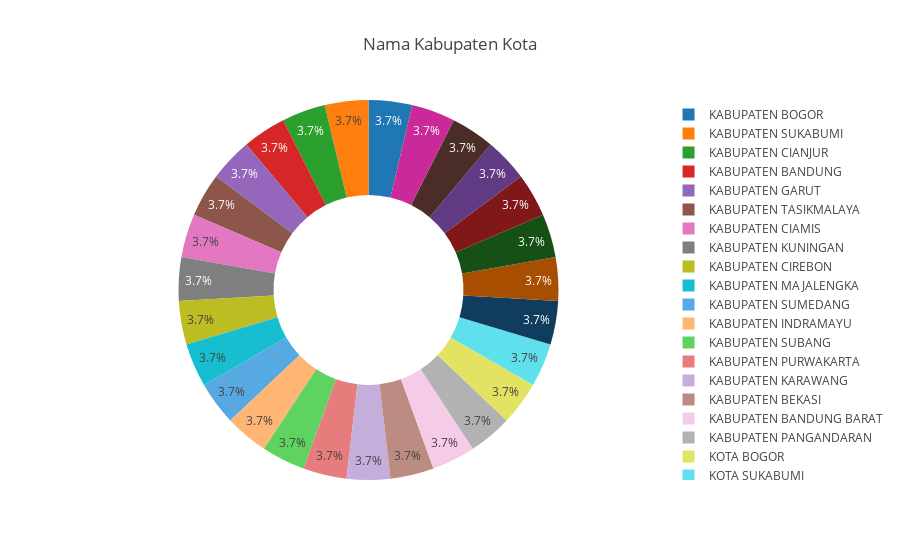

Source (notebook cell):
### Markdown cell above
### **Berapa persen frekuensi kemunculan Nama Kabupaten dan kota dalam data?**

### Code cell
bivariate_visualization_pie(
    data=data,
    names='nama_kabupaten_kota',
    title='Nama Kabupaten Kota',
    hole=0.5
)

### Figure 1 — Plotly figure (JSON) as saved in the notebook; plotly's stock layout.template omitted (floating-point values rounded to 4 significant figures; data arrays with more than 128 entries replaced by an {"elided": "..."} marker saying what was removed)
{"data": [{"domain": {"x": [0, 1], "y": [0, 1]}, "hole": 0.5, "hovertemplate": "nama_kabupaten_kota=%{label}<extra></extra>", "labels": {"elided": "405 str values"}, "legendgroup": "", "name": "", "showlegend": true, "type": "pie"}], "layout": {"autosize": true, "legend": {"tracegroupgap": 0}, "title": {"text": "Nama Kabupaten Kota"}}}
